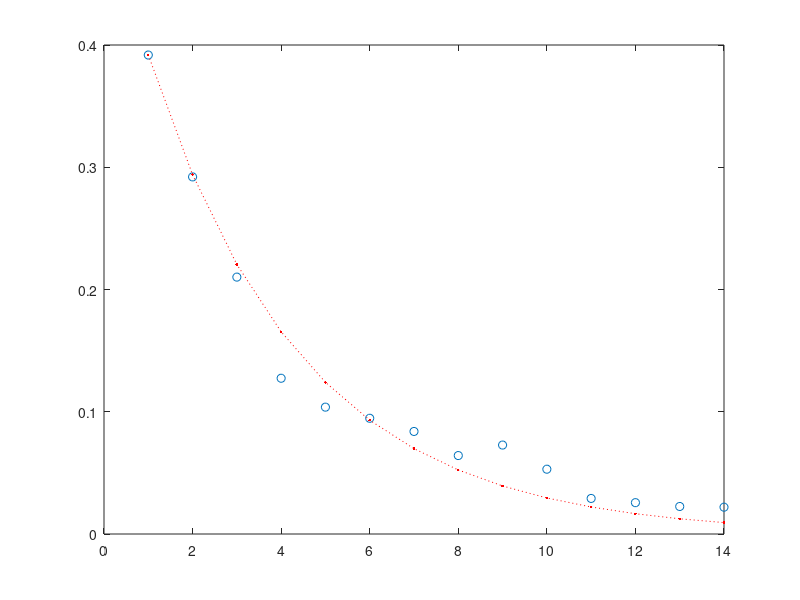

The MATLAB source for this figure:
clc;
clear;

xdata=1:14;
ydata = reshape(load('a3_2.txt'),[1,14])/10000;

f=@(x,xdata)ydata(1)*exp(-(x(1))/(1+0.28445)*(xdata-1));
x0=[1,300];
x=lsqcurvefit(f,x0,xdata,ydata)

figure(1);

x2=f(x,xdata);
plot(xdata,ydata,'o',xdata,x2,'r:.')